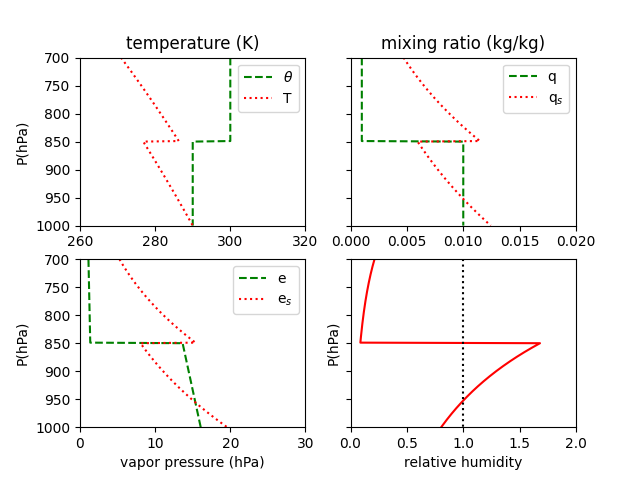

Python code for this plot:
import numpy as np 
import matplotlib.pyplot as plt

Rd = 287
Lv = 2.5*10**6
P0 = 1000
Cp = 1004
Rv = 461
P = np.linspace(700,1000,301)
Tha = 300*np.ones(150)
Thb = 290*np.ones(151)
Th = np.hstack((Tha,Thb))
qa = 0.001*np.ones(150)
qb = 0.01*np.ones(151)
q = np.hstack((qa,qb))

T = Th*(P/P0)**(Rd/Cp)
es = 6.11*np.exp((Lv/Rv)*(1/273-1/T))
qs = 0.6226*(es/(P-es))
RH = q/qs
e = 1/0.6226*q*P

f, ax = plt.subplots(2,2,sharey='row')
ax[0,0].set_xlim(260,320)
ax[0,0].set_ylim(1000,700)
ax[0,0].set_title('temperature (K)')
ax[0,0].set_xlabel('')
ax[0,0].set_ylabel('P(hPa)')
ax[0,0].plot(Th,P,'g--')
ax[0,0].plot(T,P,'r:')
ax[0,0].legend([r'$\theta$',r'T'],loc='upper right')

ax[0,1].set_xlim(0,0.020)
ax[0,1].set_ylim(1000,700)
ax[0,1].set_title('mixing ratio (kg/kg)')
ax[0,1].plot(q,P,'g--')
ax[0,1].plot(qs,P,'r:')
ax[0,1].legend([r'q',r'q$_{s}$'],loc='upper right')

ax[1,0].set_xlim(0,30)
ax[1,0].set_ylim(1000,700)
ax[1,0].set_xlabel('vapor pressure (hPa)')
ax[1,0].set_ylabel('P(hPa)')
ax[1,0].plot(e,P,'g--')
ax[1,0].plot(es,P,'r:')
ax[1,0].legend([r'e',r'e$_{s}$'],loc='upper right')

ax[1,1].set_xlim(0.0,2.0)
ax[1,1].set_ylim(1000,700)
ax[1,1].set_xlabel('relative humidity')
ax[1,1].set_ylabel('P(hPa)')
ax[1,1].plot(RH,P,'r-')
ax[1,1].plot(np.ones(301),P,'k:')

plt.savefig('mid108a.png')
plt.show()

